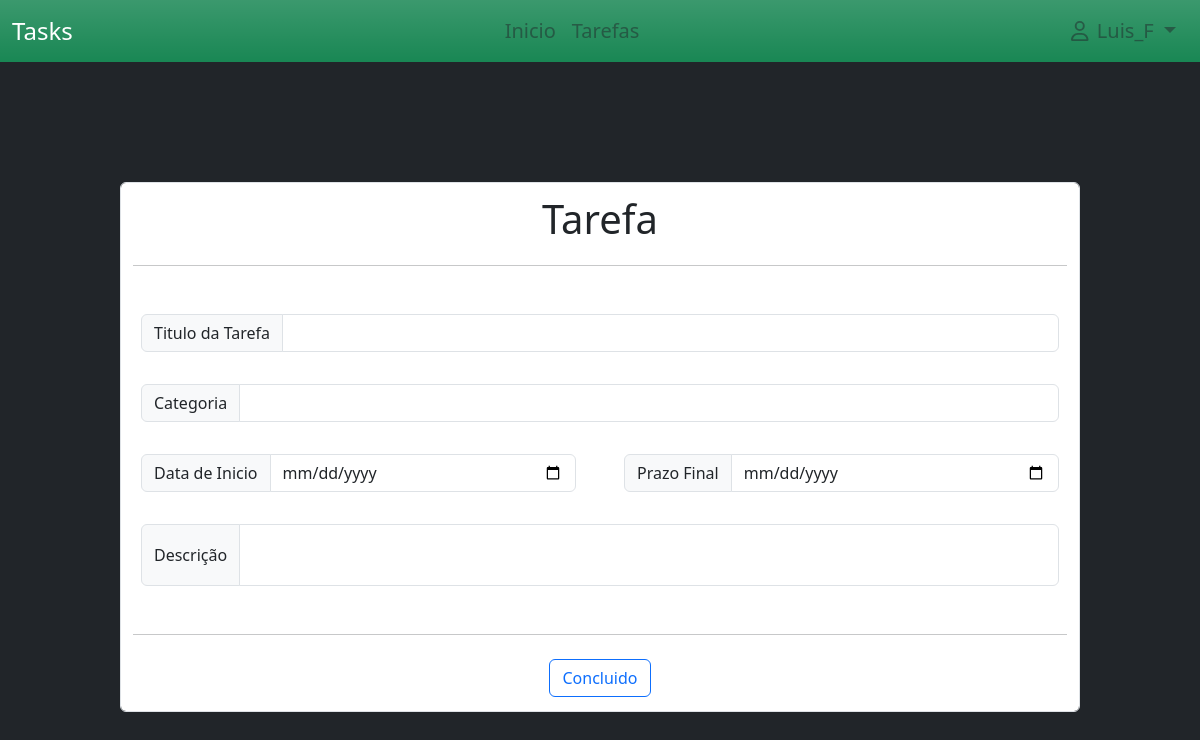
Before: /update_task/11 (signed in) with the older database file.
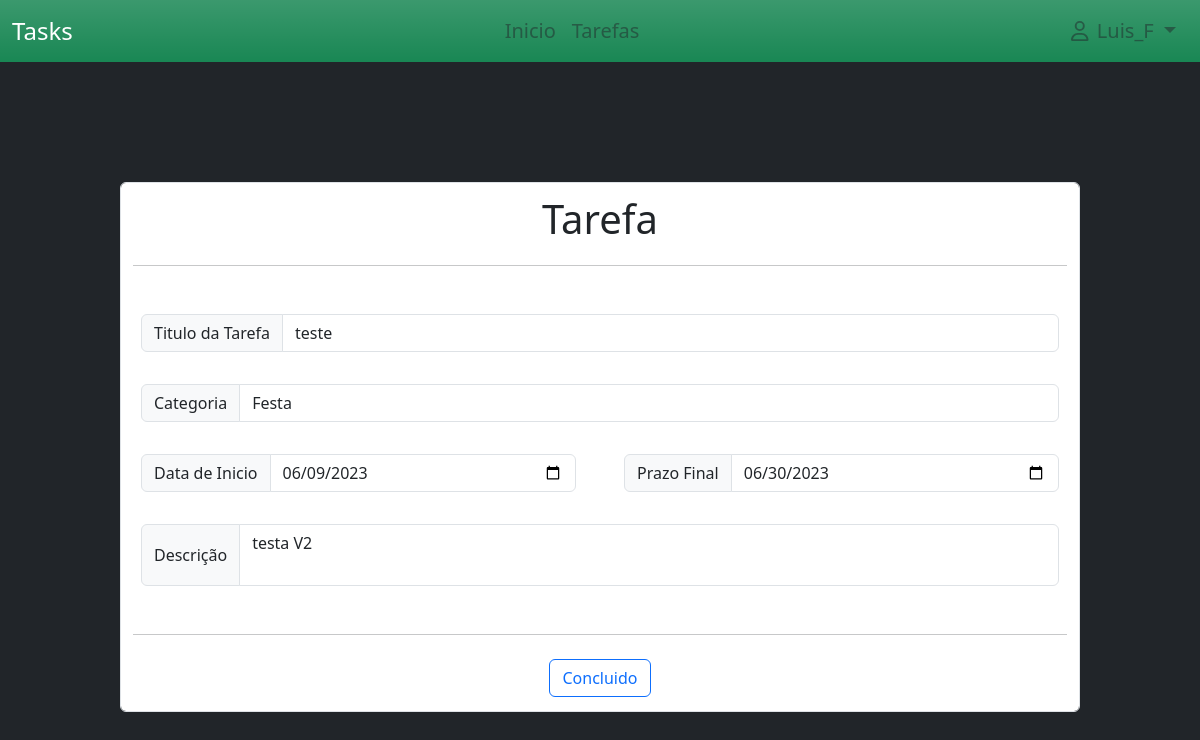
After: the same page with the newer database file.
### project/models.py (models this page shows)
class Task(db.Model):
    date_time = datetime.now()
    id = db.Column(db.Integer(), primary_key=True)
    title=db.Column(db.String(200),nullable=False)
    desc = db.Column(db.String(100), nullable=False)
    category = db.Column(db.String(100), nullable = False)
    state = db.Column(db.Boolean(), default=False)
    date_start = db.Column(db.String(), default=date_time.strftime("%Y-%m-%d"))
    date_end = db.Column(db.String())
    id_user = db.Column(db.Integer(), db.ForeignKey('user.id'), nullable=True)

### project/routes.py (the view, shortened to what this page needs)
@app.route("/update_task/<task_id>", methods=['GET', 'POST'])
def update_task(task_id):
    dia = datetime.now()
    task = Task.query.get(task_id)
    return render_template('update_tarefas.html', tasks=task, dia=dia)

### project/models.py (called while the page is built)
@login_manager.user_loader
def load_user(user_id):
    return User.query.get(int(user_id))

### project/templates/update_tarefas.html (shortened to what this page needs)
{% extends './layout/base.html' %}
{% block content %}
    <div style="margin-left: 10%; margin-right: 10%; margin-top: 10%;">
        <form action="{{ url_for('update_task', task_id=tasks.id) }}" class="form-control" method="post">
            <fieldset>
                <legend class="text-center pb-2 fs-1">Tarefa</legend>
                <hr>
                <div class="py-4">
                    <div class="input-group mb-3 p-2">
                        <span class="input-group-text">Titulo da Tarefa</span>
                        <input type="text" class="form-control" id="idEditTaskTitle" name="idEditTaskTitle" value="{{ tasks.title }}">
                    </div>
                    <div class="input-group mb-3 p-2">
                        <span class="input-group-text">Categoria</span>
                        <input type="text" class="form-control" id="idEditCategoria" name="idEditCategoria" value="{{ tasks.category }}">
                    </div>
                    <div class="row gx-5 p-2">
                        <div class="input-group mb-3 col">
                            <span class="input-group-text">Data de Inicio</span>
                            <input type="date" id="idEditTaskDateStart" class="form-control" value="{{ tasks.date_start }}" name="idEditTaskDateStart">
                        </div>
                        <div class="input-group mb-3 col">
                            <span class="input-group-text">Prazo Final</span>
                            <input type="date" id="idEditTaskDateEnd" class="form-control" min="{{ dia.strftime('%Y-%m-%d') }}" value="{{ tasks.date_end }}" name="idEditTaskDateEnd">
                        </div>
                    </div>
                    <div class="input-group p-2">
                        <span class="input-group-text">Descrição</span>
                        <textarea id="idEditTaskDescription" class="form-control" style="resize: none;" name="idEditTaskDescription">{{ tasks.desc }}</textarea>
                    </div>
                </div>
                <hr>
                <div class="text-center">
                    <input type="submit" value="Concluido" class="btn btn-outline-primary m-2">
                </div>
            </fieldset>
        </form>
    </div>
{% endblock %}

Changed rows visible on the page:
added Task: idEditTaskTitle "teste", idEditCategoria "Festa", idEditTaskDateStart "06/09/2023", idEditTaskDateEnd "06/30/2023", idEditTaskDescription "testa V2"
